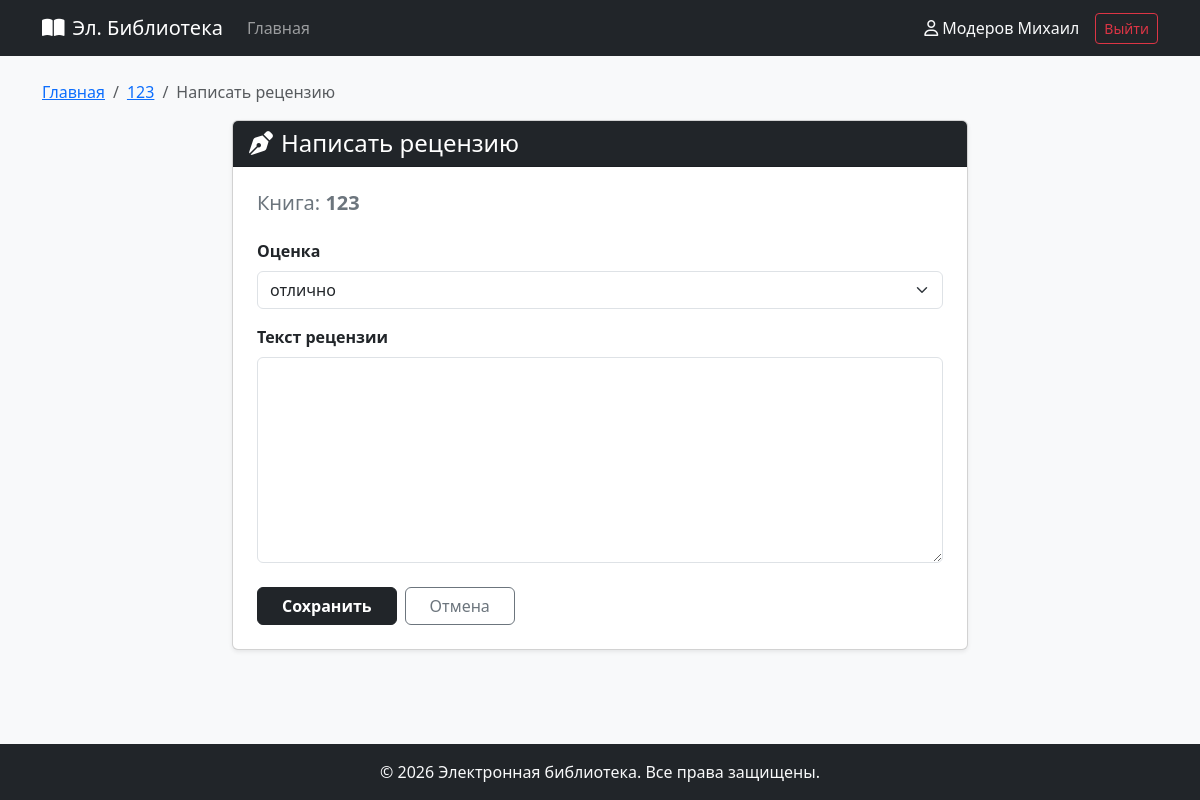
/books/3/review (signed in), run on an earlier commit of the app's database.
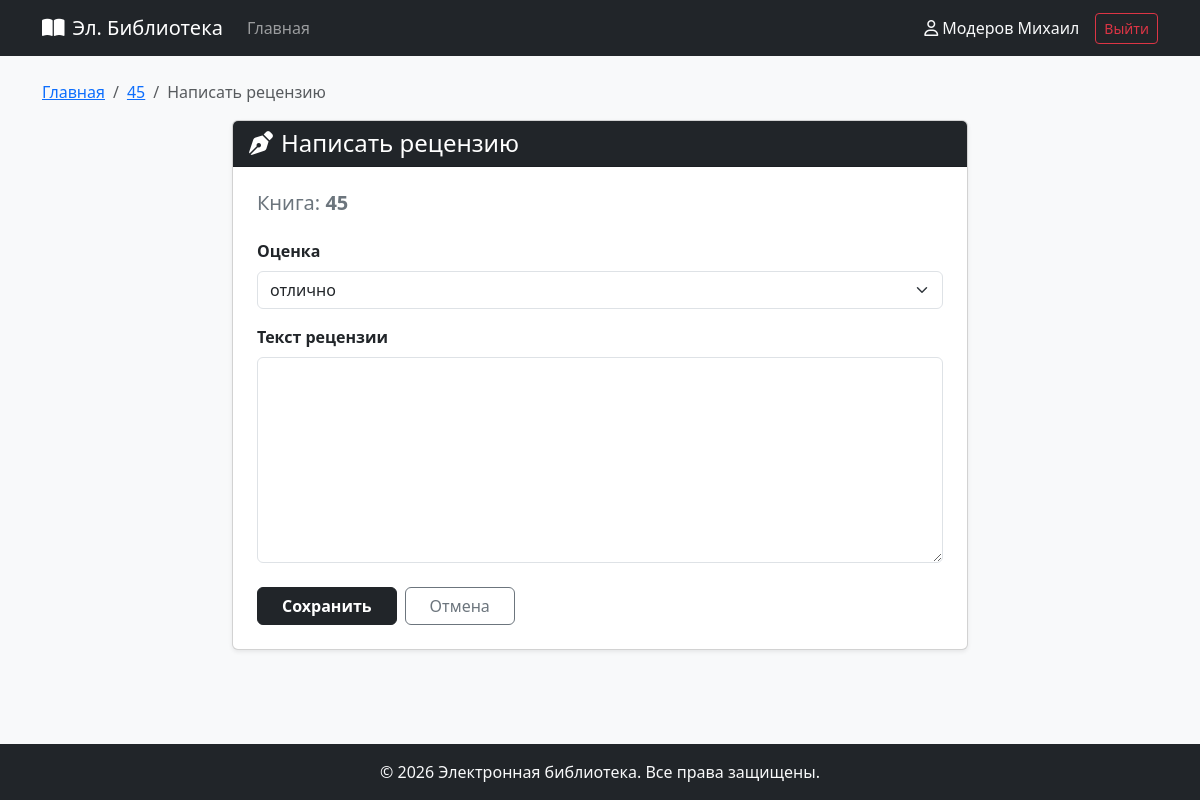
And on a later commit of the database.
### models.py (models this page shows, shortened)
class Book(db.Model):
    __tablename__ = 'books'
    id = db.Column(db.Integer, primary_key=True)
    title = db.Column(db.String(255), nullable=False)
    short_description = db.Column(db.Text, nullable=False)
    year = db.Column(db.Integer, nullable=False)
    publisher = db.Column(db.String(255), nullable=False)
    author = db.Column(db.String(255), nullable=False)
    pages_count = db.Column(db.Integer, nullable=False)
    genres = db.relationship('Genre', secondary=book_genre, backref=db.backref('books', lazy=True))
    cover = db.relationship('Cover', backref='book', uselist=False, cascade="all, delete-orphan")
    reviews = db.relationship('Review', backref='book', cascade="all, delete-orphan")
    visits = db.relationship('VisitLog', backref='book', cascade="all, delete-orphan")

### app.py (the view, shortened to what this page needs)
@app.route('/books/<int:book_id>/review', methods=['GET', 'POST'])
@role_required('Пользователь', 'Модератор', 'Администратор')
def add_review(book_id):
    book = Book.query.get_or_404(book_id)
    existing_review = Review.query.filter_by(book_id=book.id, user_id=current_user.id).first()
    if existing_review:
        flash("Вы уже оставили рецензию на эту книгу.", "warning")
        return redirect(url_for('view_book', book_id=book.id))
    return render_template('add_review.html', book=book)

### app.py (called while the page is built)
@login_manager.user_loader
def load_user(user_id):
    return User.query.get(int(user_id))

def role_required(*role_names):
    def decorator(f):
        @wraps(f)
        def decorated_function(*args, **kwargs):
            if not current_user.is_authenticated:
                flash("Для выполнения данного действия необходимо пройти процедуру аутентификации.", "warning")
                return redirect(url_for('login', next=request.url))
            if current_user.role.name not in role_names:
                flash("У вас недостаточно прав для выполнения данного действия.", "danger")
                return redirect(url_for('index'))
            return f(*args, **kwargs)
        return decorated_function
    return decorator

### models.py (called while the page is built)
    @property
    def get_fio(self):
        if self.middle_name:
            return f"{self.last_name} {self.first_name} {self.middle_name}"
        return f"{self.last_name} {self.first_name}"

    @property
    def is_admin(self):
        return self.role.name == 'Администратор'

### templates/add_review.html (shortened to what this page needs)
{% extends 'base.html' %}
{% block content %}
<nav aria-label="breadcrumb">
    <ol class="breadcrumb">
        <li class="breadcrumb-item"><a href="{{ url_for('index') }}">Главная</a></li>
        <li class="breadcrumb-item"><a href="{{ url_for('view_book', book_id=book.id) }}">{{ book.title }}</a></li>
        <li class="breadcrumb-item active" aria-current="page">Написать рецензию</li>
    </ol>
</nav>
<div class="row justify-content-center">
    <div class="col-lg-8 col-md-10">
        <div class="card shadow-sm">
            <div class="card-header bg-dark text-white">
                <h4 class="mb-0"><i class="fa-solid fa-pen-nib me-2"></i>Написать рецензию</h4>
            </div>
            <div class="card-body p-4">
                <h5 class="text-secondary mb-4">Книга: <strong>{{ book.title }}</strong></h5>
                <form action="{{ url_for('add_review', book_id=book.id) }}" method="POST">
                    <div class="mb-3">
                        <label for="rating" class="form-label fw-bold">Оценка</label>
                        <select class="form-select" id="rating" name="rating">
                            <option value="5" {% if rating == '5' or not rating %}selected{% endif %}>отлично</option>
                        </select>
                    </div>
                    <div class="mb-4">
                        <label for="text" class="form-label fw-bold">Текст рецензии</label>
                        <textarea class="form-control" id="text" name="text" rows="8">{{ review_text or '' }}</textarea>
                    </div>
                    <div class="d-flex gap-2">
                        <button type="submit" class="btn btn-dark px-4 fw-semibold">Сохранить</button>
                        <a href="{{ url_for('view_book', book_id=book.id) }}" class="btn btn-outline-secondary px-4">Отмена</a>
                    </div>
                </form>
            </div>
        </div>
    </div>
</div>
{% endblock %}
{% block scripts %}
<link rel="stylesheet" href="https://cdn.jsdelivr.net/npm/easymde/dist/easymde.min.css">
{% endblock %}

What changed in the data, as far as the page shows it:
changed Book: title "123" → "45"
